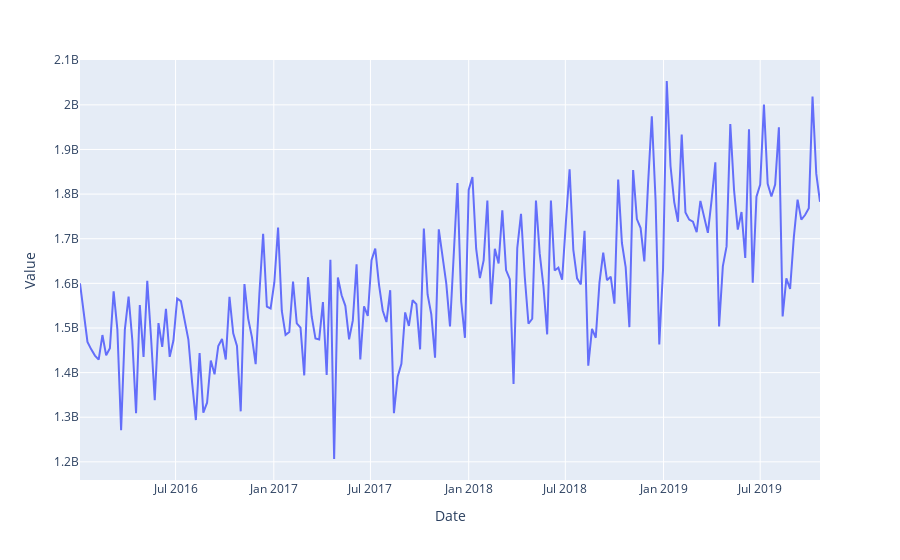

The notebook cell this image was saved under:
### Code cell
fig = px.line(x=weekly.index, y=weekly, labels={'x':'Date', 'y':'Value'})
fig.show()

### Figure 1 — Plotly figure (JSON) as saved in the notebook; plotly's stock layout.template omitted (floating-point values rounded to 4 significant figures; data arrays with more than 128 entries replaced by an {"elided": "..."} marker saying what was removed)
{"data": [{"hovertemplate": "Date=%{x}<br>Value=%{y}<extra></extra>", "legendgroup": "", "line": {"color": "#636efa", "dash": "solid"}, "mode": "lines", "name": "", "orientation": "v", "showlegend": false, "type": "scatter", "x": {"elided": "199 str values"}, "xaxis": "x", "y": {"elided": "199 float values"}, "yaxis": "y"}], "layout": {"legend": {"tracegroupgap": 0}, "margin": {"t": 60}, "xaxis": {"anchor": "y", "domain": [0, 1], "title": {"text": "Date"}}, "yaxis": {"anchor": "x", "domain": [0, 1], "title": {"text": "Value"}}}}
